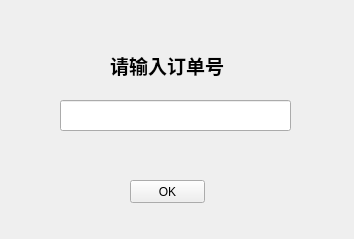
<?xml version="1.0" encoding="UTF-8"?>
<ui version="4.0">
 <class>deleteorders</class>
 <widget class="QWidget" name="deleteorders">
  <property name="geometry">
   <rect>
    <x>0</x>
    <y>0</y>
    <width>354</width>
    <height>239</height>
   </rect>
  </property>
  <property name="windowTitle">
   <string>删除</string>
  </property>
  <widget class="QLabel" name="label">
   <property name="geometry">
    <rect>
     <x>110</x>
     <y>50</y>
     <width>151</width>
     <height>31</height>
    </rect>
   </property>
   <property name="font">
    <font>
     <family>Agency FB</family>
     <pointsize>14</pointsize>
     <weight>75</weight>
     <bold>true</bold>
    </font>
   </property>
   <property name="text">
    <string>请输入订单号</string>
   </property>
  </widget>
  <widget class="QLineEdit" name="userid">
   <property name="geometry">
    <rect>
     <x>60</x>
     <y>100</y>
     <width>231</width>
     <height>31</height>
    </rect>
   </property>
  </widget>
  <widget class="QPushButton" name="delok">
   <property name="geometry">
    <rect>
     <x>130</x>
     <y>180</y>
     <width>75</width>
     <height>23</height>
    </rect>
   </property>
   <property name="text">
    <string>OK</string>
   </property>
  </widget>
 </widget>
 <resources/>
 <connections/>
</ui>
